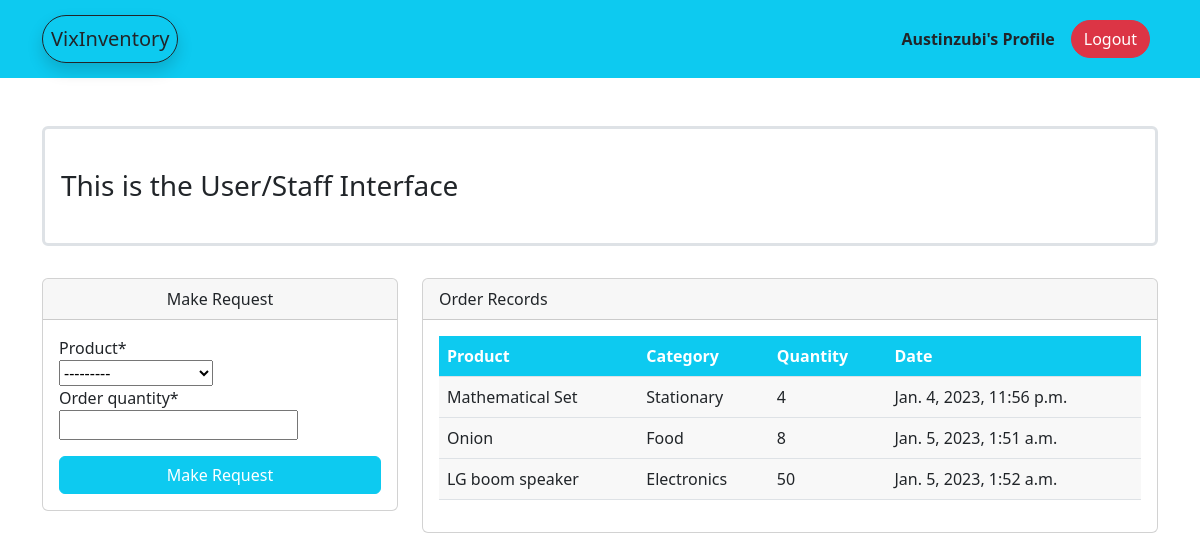
The app's page /dashboard/ (signed in), older data.
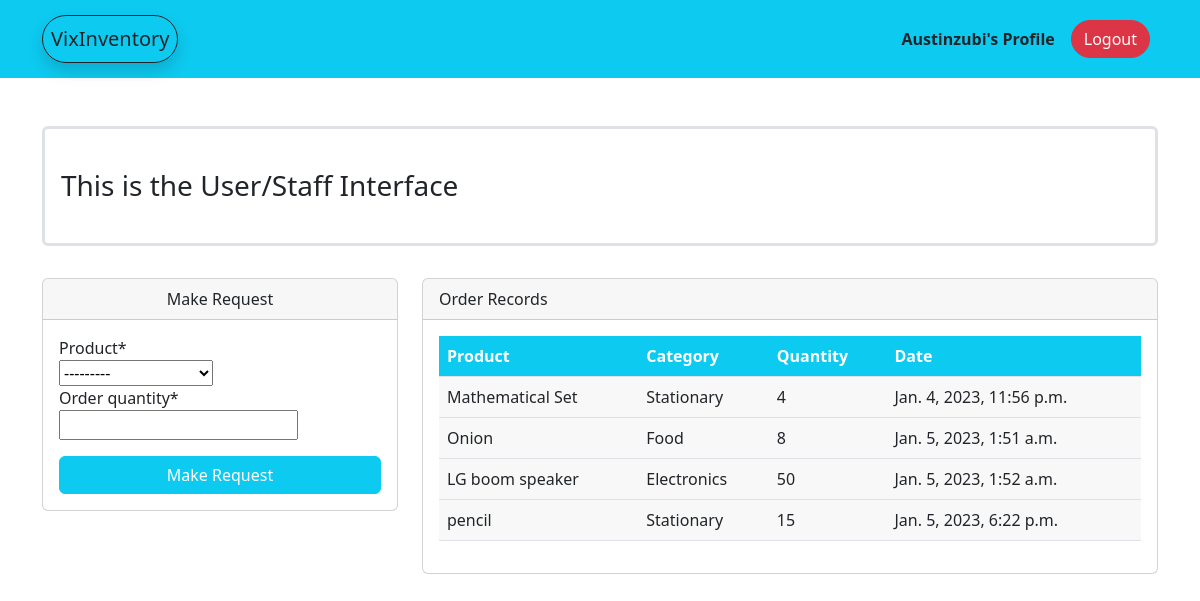
The same page, newer data.
### dashboard/models.py (models this page shows, shortened)
class Order(models.Model):
    product = models.ForeignKey(Product, on_delete=models.CASCADE, null = True) # This creates a relationship between the order model and the Product model using a Foreign Key
    staff = models.ForeignKey(User, on_delete=models.CASCADE, null=True) #the model 'User' is the same defined in the admin panel already created for us
    order_quantity = models.PositiveIntegerField(null = True) # this means that the number of orders will always be positive
    date = models.DateTimeField(auto_now_add=True)
    class Meta:
        verbose_name_plural = 'Order'

class Product(models.Model):
    name = models.CharField(max_length=100, null=True)
    category = models.CharField(max_length=20, choices = CATEGORY, null=True)
    quantity = models.PositiveIntegerField(null=True)
    class Meta:
        verbose_name_plural = 'Product'
    def __str__(self):
        return f'{self.name}'

### dashboard/views.py (the view)
# urls.py: path('dashboard/', views.index, name ='dashboard-index'),
@login_required
def index(request):
    workers = User.objects.all()
    workers_count = workers.count()
    items = Product.objects.all()
    items_count = items.count()
    order = Order.objects.all()
    order_count = order.count()
    orders = Order.objects.all()
    products = Product.objects.all()
    if request.method == 'POST':
        forms = OrderForm(request.POST)
        if forms.is_valid():
            instance =  forms.save(commit=False) #this line of code "commit = False" does a very crucuial task of pausing the save() method process from occuring
            instance.staff = request.user # That is to allow this line of code w=to run successfully. This line assigns the currently authenticated user 'request.user' to the particular order it was created from
            instance.save() # then and only then can this the form (instance) be saved
            return redirect('dashboard-index')
    else:
        forms = OrderForm()
    context = {
        'orders':orders,
        'forms': forms,
        'products': products,
        'items_count':items_count,
        'workers_count':workers_count,
        'order_count': order_count,
    }
    return render(request, 'dashboard/index.html', context)

### dashboard/forms.py
class OrderForm(forms.ModelForm):
    class Meta:
        model = Order
        fields = ['product', 'order_quantity',]

### templates/dashboard/index.html (shortened to what the changed rows need)
{% extends 'partials/base.html' %}
{% block content %}
{% if user.is_authenticated and user.is_staff and user.is_superuser %}
{% include 'partials/topnav.html' %}
<div class="container">
    <div class="row ">
        <div class="col-md-6 bg-white my-5">
            <div class="dark-color">
                <canvas id="myChart1"></canvas>
                <script src="https://cdn.jsdelivr.net/npm/chart.js"></script>
                <script>
                    const ctx1 = document.getElementById('myChart1');
                    new Chart(ctx1, {
                        type: 'pie',
                        data: {
                            labels: [{%for order in orders %} '{{ order.product.name }}', {% endfor %}],
                            datasets: [{
                                label: 'Orders',
                                data: [{%for order in orders %} '{{ order.order_quantity }}', {% endfor %}],
                                backgroundColor: [
                                    'rgba(255,99,132,1)',
                                    'rgba(54,162,235,1)',
                                    'rgba(255,206,86,1)',
                                    'rgba(75,192,192,1)',
                                    'rgba(153,102,255,1)',
                                    'rgba(255,159,64,1)',
                                    'rgba(255,99,132,1)',
                                    'rgba(54,162,235,1)',
                                    'rgba(255,206,86,1)',
                                    'rgba(75,192,192,1)',
                                    'rgba(153,102,255,1)',
                                    'rgba(255,159,64,1)',
                                    'rgba(255,99,132,1)',
                                    'rgba(54,162,235,1)',
                                    'rgba(255,206,86,1)',
                                    'rgba(75,192,192,1)',
                                    'rgba(153,102,255,1)',
                                    'rgba(255,159,64,1)',
                                    'rgba(255,99,132,1)',
                                    'rgba(54,162,235,1)',
                                    'rgba(255,206,86,1)',
                                    'rgba(75,192,192,1)',
                                    'rgba(153,102,255,1)',
                                    'rgba(255,159,64,1)',
                                ],
                                borderWidth: 1,
                                borderColor: [
                                    'rgba(255,99,132,1)',
                                    'rgba(54,162,235,1)',
                                    'rgba(255,206,86,1)',
                                    'rgba(75,192,192,1)',
                                    'rgba(153,102,255,1)',
                                    'rgba(255,159,64,1)',
                                ]
                            }]
                        },
                        options: {
                            scales: {
                                y: {
                                    beginAtZero: true
                                }
                            }
                        }
                    });
                </script>
            </div>
        </div>
        <div class="col-md-6 bg-white my-5">
            <div class="dark-color">
                <canvas id="myChart2" width="120"></canvas>
                <script src="https://cdn.jsdelivr.net/npm/chart.js"></script>
                <script>
                    const ctx2 = document.getElementById('myChart2');
                    new Chart(ctx2, {
                        type: 'bar',
                        data: {
                            labels: [{%for product in products %} '{{ product.name }}', {% endfor %}],
                            datasets: [{
                                label: 'Product',
                                data: [{%for product in products %} '{{ product.quantity }}', {% endfor %}],
                                backgroundColor: [
                                    'rgba(255,99,132,1)',
                                    'rgba(54,162,235,1)',
                                    'rgba(255,206,86,1)',
                                    'rgba(75,192,192,1)',
                                    'rgba(153,102,255,1)',
                                    'rgba(255,159,64,1)',
                                    'rgba(255,99,132,1)',
                                    'rgba(54,162,235,1)',
                                    'rgba(255,206,86,1)',
                                    'rgba(75,192,192,1)',
                                    'rgba(153,102,255,1)',
                                    'rgba(255,159,64,1)',
                                    'rgba(255,99,132,1)',
                                    'rgba(54,162,235,1)',
                                    'rgba(255,206,86,1)',
                                    'rgba(75,192,192,1)',
                                    'rgba(153,102,255,1)',
                                    'rgba(255,159,64,1)',
                                    'rgba(255,99,132,1)',
                                    'rgba(54,162,235,1)',
                                    'rgba(255,206,86,1)',
                                    'rgba(75,192,192,1)',
                                    'rgba(153,102,255,1)',
                                    'rgba(255,159,64,1)',
                                ],
                                borderWidth: 1,
                                borderColor: [
                                    'rgba(255,99,132,1)',
                                    'rgba(54,162,235,1)',
                                    'rgba(255,206,86,1)',
                                    'rgba(75,192,192,1)',
                                    'rgba(153,102,255,1)',
                                    'rgba(255,159,64,1)',
                                ]
                            }]
                        },
                        options: {
                            scales: {
                                y: {
                                    beginAtZero: true
                                }
                            }
                        }
                    });
                </script>
            </div>
        </div>
    </div>
</div>
{% else %}
{% include 'dashboard/staff-index.html'%}
{% endif %}
{% endblock %}

### templates/dashboard/staff-index.html (shortened to what this page needs)
{% load crispy_forms_tags%}
<div class="container">
    <div class="row mt-5">
        <div class="col-12">
            <div class="card-body border border-3 rounded p-3 mb-3">
                <marquee behavior="" direction="">
                    <h3 class="my-4">
                        This is the User/Staff Interface
                    </h3>
                </marquee>
            </div>
        </div>
        <div class="col-lg-4 mt-3">
            <div class="card">
                <div class="card-header text-center">
                    Make Request
                </div>
                <div class="card-body ">
                    <form method="POST" class="d-grid rounded">
                        {{forms | crispy}}
                        <input class="btn btn-info text-white mt-3" type="submit" value="Make Request">
                    </form>
                </div>
            </div>
        </div>
        <div class="col-lg-8 mt-3">
            <div class="card">
                <div class="card-header">
                    Order Records
                </div>
                <div class="card-body">
                    <table class="table dark-color">
                        <thead class="bg-info text-white">
                            <tr>
                                <th scope="col">Product</th>
                                <th scope="col">Category</th>
                                <th scope="col">Quantity</th>
                                <th scope="col">Date</th>
                            </tr>
                        </thead>
                        <tbody>
                            {% for order in orders %}
                            {% if order.staff == user %}
                            <tr>
                                <td>{{order.product}}</td>
                                <td>{{order.product.category}}</td>
                                <td>
                                  {{order.order_quantity}}
                                </td>
                                <td>
                                  {{order.date}}
                                </td>
                            </tr>
                            {% endif %}
                            {% endfor %}
                        </tbody>
                    </table>
                </div>
            </div>
        </div>
    </div>
</div>

Row changes from the older to the newer data that the page shows:
added Order: product "pencil", product.category "Stationary", order_quantity "15", date "Jan. 5, 2023, 6:22 p.m."
